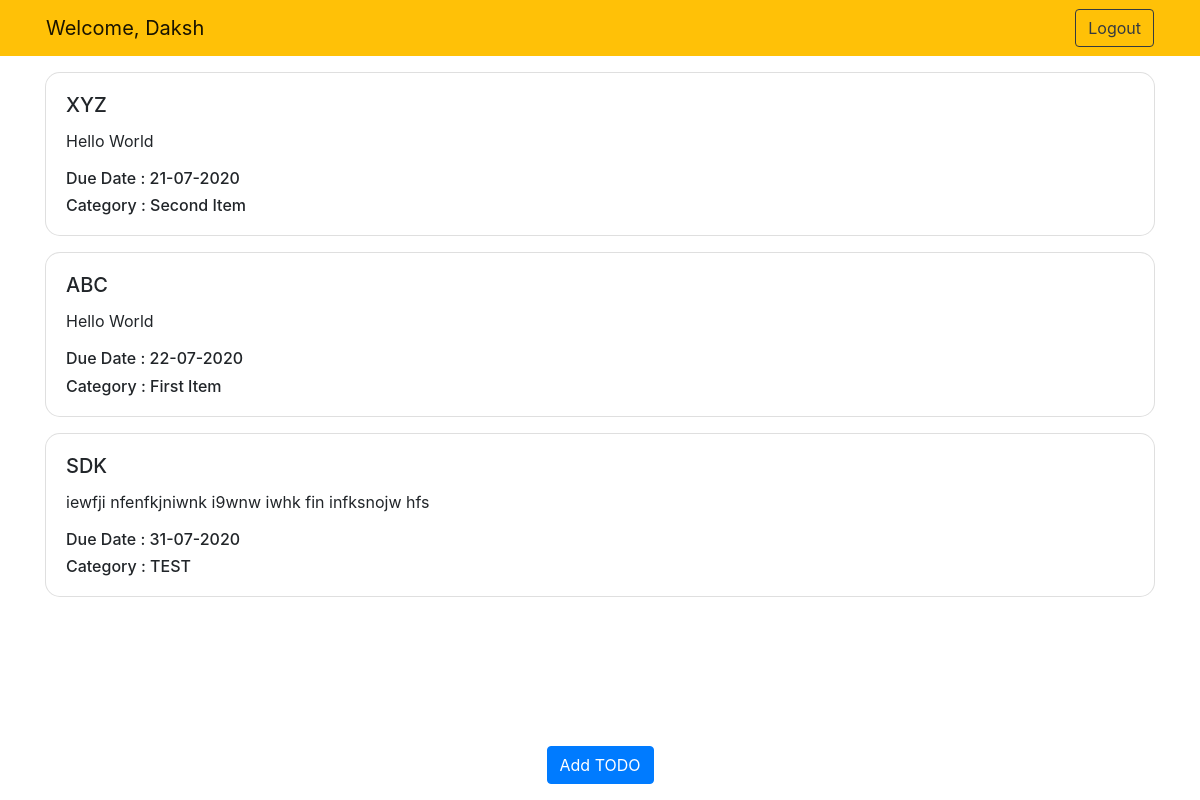
/to_do.php?agent_id=2020 (signed in), run on the app's committed database.
### tables this page shows
CREATE TABLE IF NOT EXISTS `to_do` (
  `agent_id` int(11) NOT NULL,
  `title` varchar(60) NOT NULL,
  `description` text NOT NULL,
  `category` varchar(30) NOT NULL,
  `due_date` date NOT NULL,
  `status` int(11) NOT NULL
);

### to_do.php (the view, shortened to what this page needs)
<!DOCTYPE html>
<html lang="en">
<head>
    <link rel="stylesheet" href="https://maxcdn.bootstrapcdn.com/bootstrap/4.5.0/css/bootstrap.min.css">
</head>
<body>
<?php
	include 'connection.php';
?>
	<div class="container-fluid text-light bg-warning">
		<nav class="navbar container navbar-light ">
		 	<a class="navbar-brand">
		 		Welcome,
		 		<?php
		 			$agent_id = $_SESSION['agent_id'];
		 			$q="select name from login where agent_id='$agent_id'";
		 			$res=mysqli_query($con,$q) or exit('Error in Query');
		 			$row=mysqli_fetch_array($res);
		 			echo $row[0];
		 		?>
			</a>
		  	<form class="form-inline">
		    	<a href="logout.php">
		    		<button class="btn btn-outline-dark my-2 my-sm-0">Logout</button>
		    	</a>
		  	</form>
		</nav>
	</div>
<section>
		<div class="container">
		<?php
			$agent_id = $_SESSION['agent_id'];
			$q="select * from to_do where agent_id='$agent_id' ORDER BY due_date";
			$res=mysqli_query($con,$q);
			while ($row=mysqli_fetch_array($res))
			{
				$date = date("d-m-Y", strtotime($row[4]));
				echo "<div class='card my-3'>";
				echo "	<div class='card-body'>";
				echo "	    <h5 class='card-title'>$row[1]</h5>";
				echo "	    <p class='card-text'>$row[2]</p>";
				echo "		<h6 class='card-text'>Due Date : $date</h6>";
				echo "	    <h6 class='card-text'>Category : $row[3]</h6>";
				echo "	</div>";
				echo "</div>";
			}
		?>
		</div>
	</section>
	<footer class="footer fixed-bottom mt-auto py-3">
		<div class="row justify-content-center">
			<button type="button" class="btn btn-primary" data-toggle="modal" data-target="#exampleModalCenter">Add TODO</button>
		</div>
	</footer>
</body>
</html>

### to_do.php (style rules this page uses)
.card { border-radius: 15px; }

### data on the page
to_do: title "XYZ", description "Hello World", due_date "21-07-2020", category "Second Item"
to_do: title "ABC", description "Hello World", due_date "22-07-2020", category "First Item"
to_do: title "SDK", description "iewfji nfenfkjniwnk i9wnw iwhk fin infksnojw hfs", due_date "31-07-2020", category "TEST"

### other printed values
$row[0] "Daksh"
